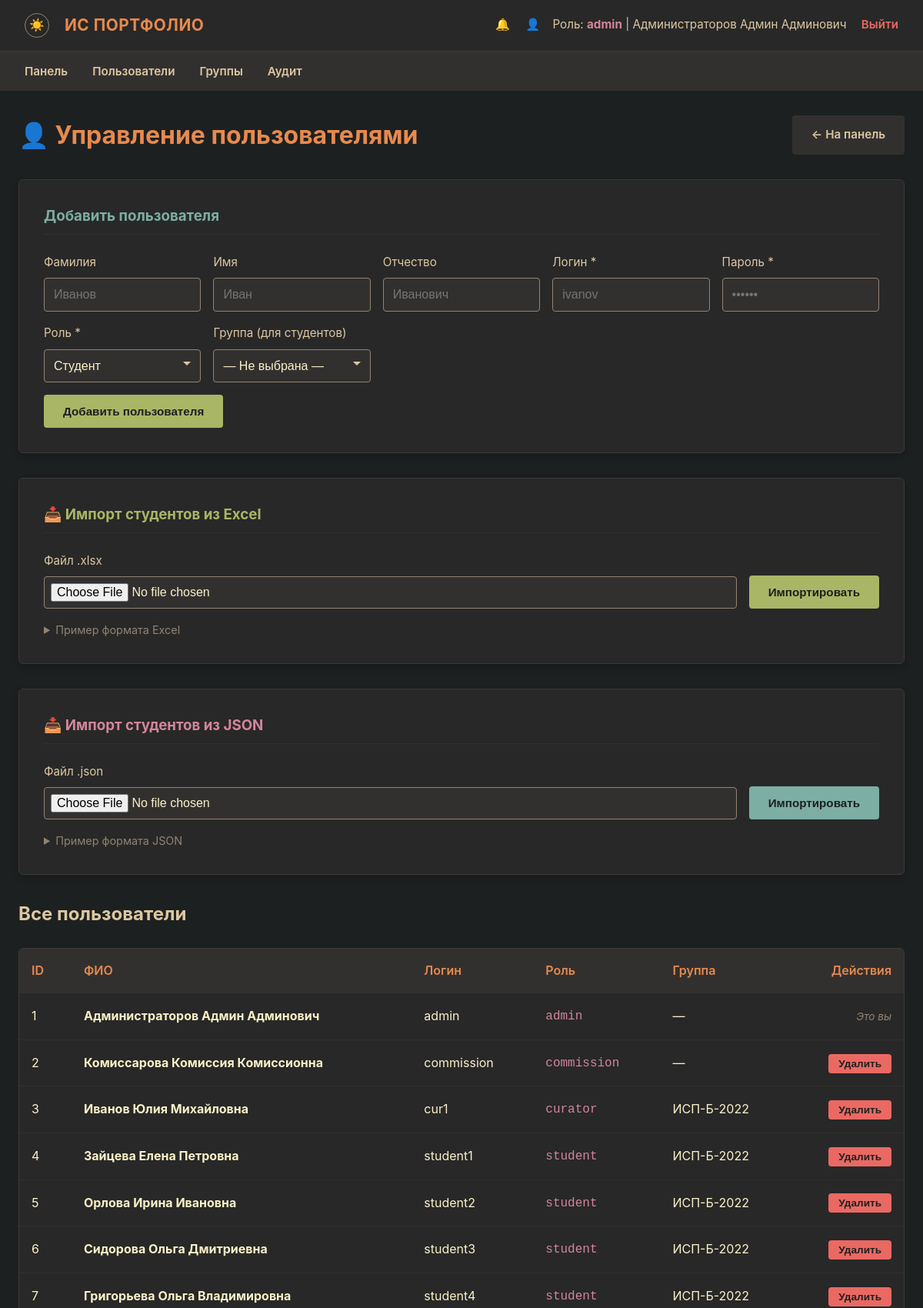
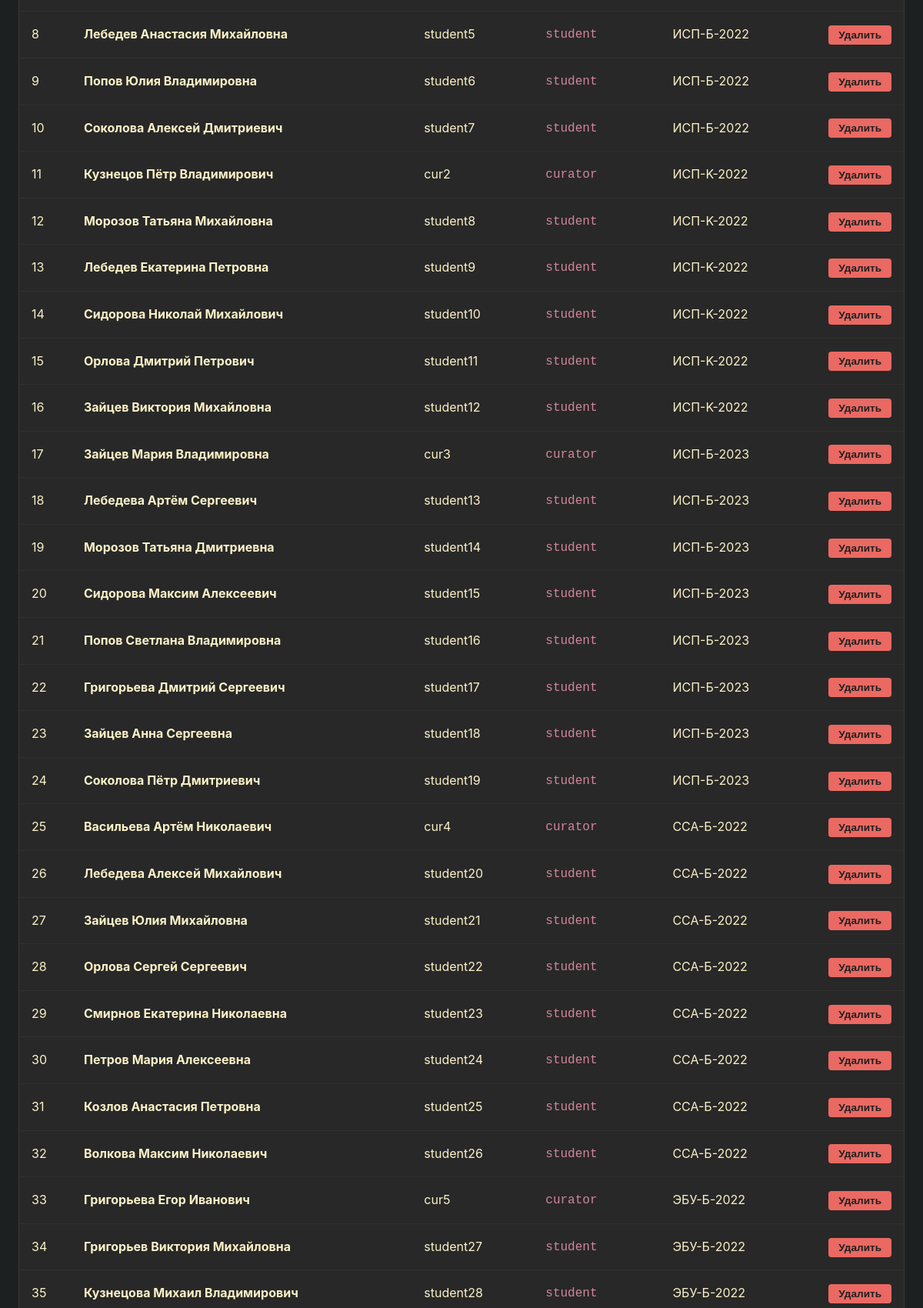
Page /admin/users (signed in, upper part) on the committed database (2 pictures, top to bottom).
### models.py (models this page shows, shortened)
class User(db.Model, UserMixin):
    __tablename__ = 'users'
    id: int = db.Column(db.Integer, primary_key=True)
    username: str = db.Column(db.String(50), unique=True, nullable=False)
    password_hash: str = db.Column(db.String(256), nullable=False)
    role: str = db.Column(db.String(20), nullable=False)
    last_name: Optional[str] = db.Column(db.String(50), nullable=True)
    first_name: Optional[str] = db.Column(db.String(50), nullable=True)
    patronymic: Optional[str] = db.Column(db.String(50), nullable=True)
    group_name: Optional[str] = db.Column(db.String(20), nullable=True)
    group_id: Optional[int] = db.Column(db.Integer, db.ForeignKey('groups.id'), nullable=True)
    events = db.relationship('Event', backref='student', lazy=True, cascade='all, delete-orphan')
    notifications = db.relationship('Notification', backref='user', lazy=True, cascade='all, delete-orphan')
    scholarship_requests = db.relationship('ScholarshipRequest', backref='student', lazy=True, cascade='all, delete-orphan')
    curated_groups = db.relationship('Group', foreign_keys='Group.curator_id',
                                     back_populates='curator', lazy='select')

### routes/admin.py (the view)
    @app.route('/admin/users')
    @login_required
    def admin_users():
        if current_user.role != UserRole.ADMIN:
            _admin_only()
        users = User.query.all()
        groups = Group.query.order_by(Group.name).all()
        return render_template('admin_users.html', users=users, groups=groups)

### helpers.py (called while the page is built)
def generate_csrf_token() -> str:
    if '_csrf_token' not in session:
        session['_csrf_token'] = secrets.token_hex(CSRF_TOKEN_BYTES)
    return session['_csrf_token']

### templates/admin_users.html (shortened to what this page needs)
{% extends 'base.html' %}
{% block content %}
<div style="display: flex; justify-content: space-between; align-items: center; margin-bottom: 2rem; flex-wrap: wrap; gap: 1rem;">
    <h1 style="color: var(--orange); margin: 0;">👤 Управление пользователями</h1>
    <a href="{{ url_for('admin_dashboard') }}" class="btn" style="background-color: var(--bg2); color: var(--fg1); text-decoration: none;">← На панель</a>
</div>
<div class="form-card">
    <h3 style="margin-bottom: 1.5rem; color: var(--blue); border-bottom: 1px solid var(--bg2); padding-bottom: 0.5rem;">
        Добавить пользователя
    </h3>
    <form method="POST" action="/admin/add_user">
        <div style="display: grid; grid-template-columns: repeat(auto-fit, minmax(180px, 1fr)); gap: 1rem; margin-bottom: 1rem;">
            <div class="form-group" style="margin: 0;">
                <label for="last_name">Фамилия</label>
                <input type="text" id="last_name" name="last_name" class="form-control" placeholder="Иванов">
            </div>
            <div class="form-group" style="margin: 0;">
                <label for="first_name">Имя</label>
                <input type="text" id="first_name" name="first_name" class="form-control" placeholder="Иван">
            </div>
            <div class="form-group" style="margin: 0;">
                <label for="patronymic">Отчество</label>
                <input type="text" id="patronymic" name="patronymic" class="form-control" placeholder="Иванович">
            </div>
            <div class="form-group" style="margin: 0;">
                <label for="username">Логин *</label>
                <input type="text" id="username" name="username" class="form-control" required placeholder="ivanov">
            </div>
            <div class="form-group" style="margin: 0;">
                <label for="password">Пароль *</label>
                <input type="password" id="password" name="password" class="form-control" required placeholder="••••••">
            </div>
            <div class="form-group" style="margin: 0;">
                <label for="role">Роль *</label>
                <select id="role" name="role" class="form-control" required>
                    <option value="student">Студент</option>
                </select>
            </div>
            <div class="form-group" style="margin: 0;">
                <label for="group_id">Группа (для студентов)</label>
                <select id="group_id" name="group_id" class="form-control">
                    <option value="">— Не выбрана —</option>
                </select>
            </div>
        </div>
        <button type="submit" class="btn btn-success">Добавить пользователя</button>
    </form>
</div>
<div class="form-card" style="margin-bottom: 2rem;">
    <h3 style="margin-bottom: 1.5rem; color: var(--green); border-bottom: 1px solid var(--bg2); padding-bottom: 0.5rem;">
        📥 Импорт студентов из Excel
    </h3>
    <form method="POST" action="/admin/import_excel" enctype="multipart/form-data">
        <div style="display: flex; gap: 1rem; align-items: flex-end; flex-wrap: wrap;">
            <div class="form-group" style="margin: 0; flex: 1; min-width: 250px;">
                <label for="excel_file">Файл .xlsx</label>
                <input type="file" id="excel_file" name="excel_file" class="form-control" accept=".xlsx" required style="padding: 0.5rem;">
            </div>
            <button type="submit" class="btn btn-success">Импортировать</button>
        </div>
    </form>
    <details style="margin-top: 1rem;">
        <summary style="color: var(--gray); cursor: pointer; font-size: 0.9rem;">Пример формата Excel</summary>
    </details>
</div>
<div class="form-card">
    <h3 style="margin-bottom: 1.5rem; color: var(--purple); border-bottom: 1px solid var(--bg2); padding-bottom: 0.5rem;">
        📥 Импорт студентов из JSON
    </h3>
    <form method="POST" action="/admin/import_students" enctype="multipart/form-data">
        <div style="display: flex; gap: 1rem; align-items: flex-end; flex-wrap: wrap;">
            <div class="form-group" style="margin: 0; flex: 1; min-width: 250px;">
                <label for="json_file">Файл .json</label>
                <input type="file" id="json_file" name="json_file" class="form-control" accept=".json" required style="padding: 0.5rem;">
            </div>
            <button type="submit" class="btn btn-primary">Импортировать</button>
        </div>
    </form>
    <details style="margin-top: 1rem;">
        <summary style="color: var(--gray); cursor: pointer; font-size: 0.9rem;">Пример формата JSON</summary>
    </details>
</div>
<h2 style="margin-bottom: 1rem; color: var(--fg1);">Все пользователи</h2>
<div class="table-responsive">
    <table>
        <thead>
            <tr>
                <th>ID</th>
                <th>ФИО</th>
                <th>Логин</th>
                <th>Роль</th>
                <th>Группа</th>
                <th style="text-align: right;">Действия</th>
            </tr>
        </thead>
        <tbody>
            {% for user in users %}
            <tr>
                <td>{{ user.id }}</td>
                <td style="font-weight: bold; color: var(--fg0);">
                    {% if user.last_name or user.first_name %}
                        {{ user.last_name or '' }} {{ user.first_name or '' }} {{ user.patronymic or '' }}
                    {% else %}
                        <span style="color: var(--gray); font-style: italic;">—</span>
                    {% endif %}
                </td>
                <td>{{ user.username }}</td>
                <td><span style="color: var(--purple); font-family: monospace;">{{ user.role }}</span></td>
                <td>{{ user.group_name or '—' }}</td>
                <td style="text-align: right;">
                    {% if user.id != current_user.id %}
                    <form action="/admin/delete_user/{{ user.id }}" method="POST" style="display: inline;"
                          onsubmit="return confirm('Удалить пользователя {{ user.username }}?');">
                        <button type="submit" class="btn btn-danger" style="padding: 0.25rem 0.75rem; font-size: 0.85rem;">Удалить</button>
                    </form>
                    {% else %}
                    <span style="color: var(--gray); font-style: italic; font-size: 0.85rem;">Это вы</span>
                    {% endif %}
                </td>
            </tr>
            {% else %}
            <tr>
                <td colspan="6" style="text-align: center; color: var(--gray);">Нет пользователей.</td>
            </tr>
            {% endfor %}
        </tbody>
    </table>
</div>
{% endblock %}

### templates/base.html (shortened to what this page needs)
<!DOCTYPE html>
<html lang="ru">
<head>
    <link rel="stylesheet" href="{{ url_for('static', filename='css/style.css') }}">
</head>
<body>
    {% if current_user.is_authenticated %}
    <nav class="navbar">
        <div class="navbar-brand">
            <button class="theme-toggle" id="themeToggle" title="Сменить тему">☀️</button>
            ИС Портфолио
        </div>
        <div class="navbar-user">
            <a href="{{ url_for('notifications') }}" style="color: var(--fg1); text-decoration: none; margin-right: 1rem; position: relative;">
                🔔
            </a>
            <a href="{{ url_for('profile') }}" style="color: var(--fg1); text-decoration: none; margin-right: 0.75rem;">👤</a>
            Роль: <strong>{{ current_user.role }}</strong> |
            {% if current_user.last_name or current_user.first_name %}
            {{ current_user.last_name or '' }} {{ current_user.first_name or '' }} {{ current_user.patronymic or '' }}
            {% else %}
            {{ current_user.username }}
            {% endif %}
            <a href="{{ url_for('logout') }}" class="logout-link">Выйти</a>
        </div>
    </nav>
    <nav class="role-nav">
        <ul>
            {% if current_user.role == 'admin' %}
            <li><a href="{{ url_for('admin_dashboard') }}">Панель</a></li>
            <li><a href="{{ url_for('admin_users') }}">Пользователи</a></li>
            <li><a href="{{ url_for('admin_groups') }}">Группы</a></li>
            <li><a href="{{ url_for('admin_audit') }}">Аудит</a></li>
            {% elif current_user.role == 'student' %}
            <li><a href="{{ url_for('student_dashboard') }}">Моя панель</a></li>
            <li><a href="{{ url_for('student_create') }}">Создать пост</a></li>
            <li><a href="{{ url_for('student_history') }}">История</a></li>
            <li><a href="{{ url_for('rating') }}">Рейтинг</a></li>
            {% elif current_user.role == 'curator' %}
            <li><a href="{{ url_for('curator_dashboard') }}">Панель куратора</a></li>
            <li><a href="{{ url_for('curator_pending') }}">Заявки</a></li>
            <li><a href="{{ url_for('curator_resolved') }}">Журнал</a></li>
            <li><a href="{{ url_for('rating') }}">Рейтинг</a></li>
            {% elif current_user.role == 'commission' %}
            <li><a href="{{ url_for('commission_dashboard') }}">Панель комиссии</a></li>
            <li><a href="{{ url_for('commission_disputes') }}">Споры</a></li>
            <li><a href="{{ url_for('commission_scholarships') }}">Стипендии</a></li>
            <li><a href="{{ url_for('commission_archive') }}">Архив</a></li>
            {% endif %}
        </ul>
    </nav>
    {% endif %}
    <div class="container">
        {% block content %}{% endblock %}
    </div>
</body>
</html>

### static/css/style.css (style rules this page uses)
:root { --bg0: #1d2021; --bg1: #282828; --bg2: #32302f; --bg3: #3c3836; --fg0: #fbf1c7; --fg1: #ddc7a1; --red: #ea6962; --green: #a9b665; --yellow: #d8a657; --blue: #7daea3; --orange: #e78a4e; --purple: #d3869b; --gray: #928374; }
* { box-sizing: border-box; margin: 0; padding: 0; }
body { background-color: var(--bg0); color: var(--fg0); font-family: -apple-system, BlinkMacSystemFont, "Segoe UI", Roboto, Helvetica, Arial, sans-serif; font-size: 16px; line-height: 1.6; padding-bottom: 3rem; }
.navbar { background-color: var(--bg1); padding: 1rem 2rem; display: flex; justify-content: space-between; align-items: center; border-bottom: 2px solid var(--bg2); box-shadow: 0 4px 6px rgba(0, 0, 0, 0.3); }
.navbar-brand { display: flex; align-items: center; gap: 0.5rem; font-weight: 700; color: var(--orange); font-size: 1.3rem; letter-spacing: 0.5px; text-transform: uppercase; }
.navbar-user { color: var(--fg1); font-size: 0.95rem; }
.navbar-user strong { color: var(--purple); }
.logout-link { color: var(--red); text-decoration: none; margin-left: 15px; font-weight: 600; border-bottom: 1px dashed transparent; transition: border-color 0.2s ease; }
.role-nav { background-color: var(--bg2); padding: 0.75rem 2rem; border-top: 1px solid var(--bg3); }
.role-nav ul { list-style: none; display: flex; gap: 2rem; margin: 0; }
.role-nav li { display: inline; }
.role-nav a { color: var(--fg1); text-decoration: none; font-weight: 600; font-size: 0.95rem; padding: 0.5rem 0; border-bottom: 2px solid transparent; transition: border-color 0.2s ease, color 0.2s ease; }
.container { max-width: 1200px; margin: 2rem auto; padding: 0 1.5rem; }
.form-card { background-color: var(--bg1); border: 1px solid var(--bg3); border-radius: 6px; padding: 2rem; margin-bottom: 2rem; box-shadow: 0 4px 10px rgba(0, 0, 0, 0.2); }
.form-group { margin-bottom: 1.25rem; }
.form-group label { display: block; margin-bottom: 0.5rem; color: var(--fg1); font-size: 0.95rem; }
.form-control { width: 100%; padding: 0.75rem; background-color: var(--bg2); border: 1px solid var(--gray); color: var(--fg0); border-radius: 4px; font-size: 1rem; transition: border-color 0.2s ease, box-shadow 0.2s ease; }
select.form-control { cursor: pointer; appearance: none; background-repeat: no-repeat; background-position: right 0.75rem center; padding-right: 2rem; }
.btn { display: inline-block; padding: 0.75rem 1.5rem; border: 1px solid transparent; border-radius: 4px; cursor: pointer; font-weight: 600; font-size: 0.95rem; text-align: center; text-decoration: none; transition: opacity 0.15s ease, transform 0.1s ease; }
.btn-primary { background-color: var(--blue); color: var(--bg0); }
.btn-success { background-color: var(--green); color: var(--bg0); }
.btn-danger { background-color: var(--red); color: var(--bg0); }
.table-responsive { width: 100%; overflow-x: auto; background-color: var(--bg1); border: 1px solid var(--bg3); border-radius: 6px; margin-top: 1.5rem; }
table { width: 100%; border-collapse: collapse; text-align: left; }
th, td { padding: 1rem; border-bottom: 1px solid var(--bg2); }
th { background-color: var(--bg2); color: var(--orange); font-weight: 600; }
.theme-toggle { background: none; border: 1px solid var(--gray); border-radius: 50%; width: 32px; height: 32px; display: inline-flex; align-items: center; justify-content: center; cursor: pointer; font-size: 1rem; line-height: 1; color: var(--fg1); margin-right: 0.75rem; vertical-align: middle; }

### rows in the picture
User: role "admin", last_name "Администраторов", first_name "Админ", patronymic "Админович", id "1", username "admin", group_name "—", shows "Это вы"
User: id "2", last_name "Комиссарова", first_name "Комиссия", patronymic "Комиссионна", username "commission", role "commission", group_name "—"
User: id "3", last_name "Иванов", first_name "Юлия", patronymic "Михайловна", username "cur1", role "curator", group_name "ИСП-Б-2022"
User: id "4", last_name "Зайцева", first_name "Елена", patronymic "Петровна", username "student1", role "student", group_name "ИСП-Б-2022"
User: id "5", last_name "Орлова", first_name "Ирина", patronymic "Ивановна", username "student2", role "student", group_name "ИСП-Б-2022"
User: id "6", last_name "Сидорова", first_name "Ольга", patronymic "Дмитриевна", username "student3", role "student", group_name "ИСП-Б-2022"
User: id "7", last_name "Григорьева", first_name "Ольга", patronymic "Владимировна", username "student4", role "student", group_name "ИСП-Б-2022"
User: id "8", last_name "Лебедев", first_name "Анастасия", patronymic "Михайловна", username "student5", role "student", group_name "ИСП-Б-2022"
User: id "9", last_name "Попов", first_name "Юлия", patronymic "Владимировна", username "student6", role "student", group_name "ИСП-Б-2022"
User: id "10", last_name "Соколова", first_name "Алексей", patronymic "Дмитриевич", username "student7", role "student", group_name "ИСП-Б-2022"
User: id "11", last_name "Кузнецов", first_name "Пётр", patronymic "Владимирович", username "cur2", role "curator", group_name "ИСП-K-2022"
User: id "12", last_name "Морозов", first_name "Татьяна", patronymic "Михайловна", username "student8", role "student", group_name "ИСП-K-2022"
User: id "13", last_name "Лебедев", first_name "Екатерина", patronymic "Петровна", username "student9", role "student", group_name "ИСП-K-2022"
User: id "14", last_name "Сидорова", first_name "Николай", patronymic "Михайлович", username "student10", role "student", group_name "ИСП-K-2022"
User: id "15", last_name "Орлова", first_name "Дмитрий", patronymic "Петрович", username "student11", role "student", group_name "ИСП-K-2022"
User: id "16", last_name "Зайцев", first_name "Виктория", patronymic "Михайловна", username "student12", role "student", group_name "ИСП-K-2022"
User: id "17", last_name "Зайцев", first_name "Мария", patronymic "Владимировна", username "cur3", role "curator", group_name "ИСП-Б-2023"
User: id "18", last_name "Лебедева", first_name "Артём", patronymic "Сергеевич", username "student13", role "student", group_name "ИСП-Б-2023"
User: id "19", last_name "Морозов", first_name "Татьяна", patronymic "Дмитриевна", username "student14", role "student", group_name "ИСП-Б-2023"
User: id "20", last_name "Сидорова", first_name "Максим", patronymic "Алексеевич", username "student15", role "student", group_name "ИСП-Б-2023"
User: id "21", last_name "Попов", first_name "Светлана", patronymic "Владимировна", username "student16", role "student", group_name "ИСП-Б-2023"
User: id "22", last_name "Григорьева", first_name "Дмитрий", patronymic "Сергеевич", username "student17", role "student", group_name "ИСП-Б-2023"
User: id "23", last_name "Зайцев", first_name "Анна", patronymic "Сергеевна", username "student18", role "student", group_name "ИСП-Б-2023"
User: id "24", last_name "Соколова", first_name "Пётр", patronymic "Дмитриевич", username "student19", role "student", group_name "ИСП-Б-2023"
User: id "25", last_name "Васильева", first_name "Артём", patronymic "Николаевич", username "cur4", role "curator", group_name "ССА-Б-2022"
User: id "26", last_name "Лебедева", first_name "Алексей", patronymic "Михайлович", username "student20", role "student", group_name "ССА-Б-2022"
User: id "27", last_name "Зайцев", first_name "Юлия", patronymic "Михайловна", username "student21", role "student", group_name "ССА-Б-2022"
User: id "28", last_name "Орлова", first_name "Сергей", patronymic "Сергеевич", username "student22", role "student", group_name "ССА-Б-2022"
User: id "29", last_name "Смирнов", first_name "Екатерина", patronymic "Николаевна", username "student23", role "student", group_name "ССА-Б-2022"
User: id "30", last_name "Петров", first_name "Мария", patronymic "Алексеевна", username "student24", role "student", group_name "ССА-Б-2022"
User: id "31", last_name "Козлов", first_name "Анастасия", patronymic "Петровна", username "student25", role "student", group_name "ССА-Б-2022"
User: id "32", last_name "Волкова", first_name "Максим", patronymic "Николаевич", username "student26", role "student", group_name "ССА-Б-2022"
User: id "33", last_name "Григорьева", first_name "Егор", patronymic "Иванович", username "cur5", role "curator", group_name "ЭБУ-Б-2022"
User: id "34", last_name "Григорьев", first_name "Виктория", patronymic "Михайловна", username "student27", role "student", group_name "ЭБУ-Б-2022"
User: id "35", last_name "Кузнецова", first_name "Михаил", patronymic "Владимирович", username "student28", role "student", group_name "ЭБУ-Б-2022"
